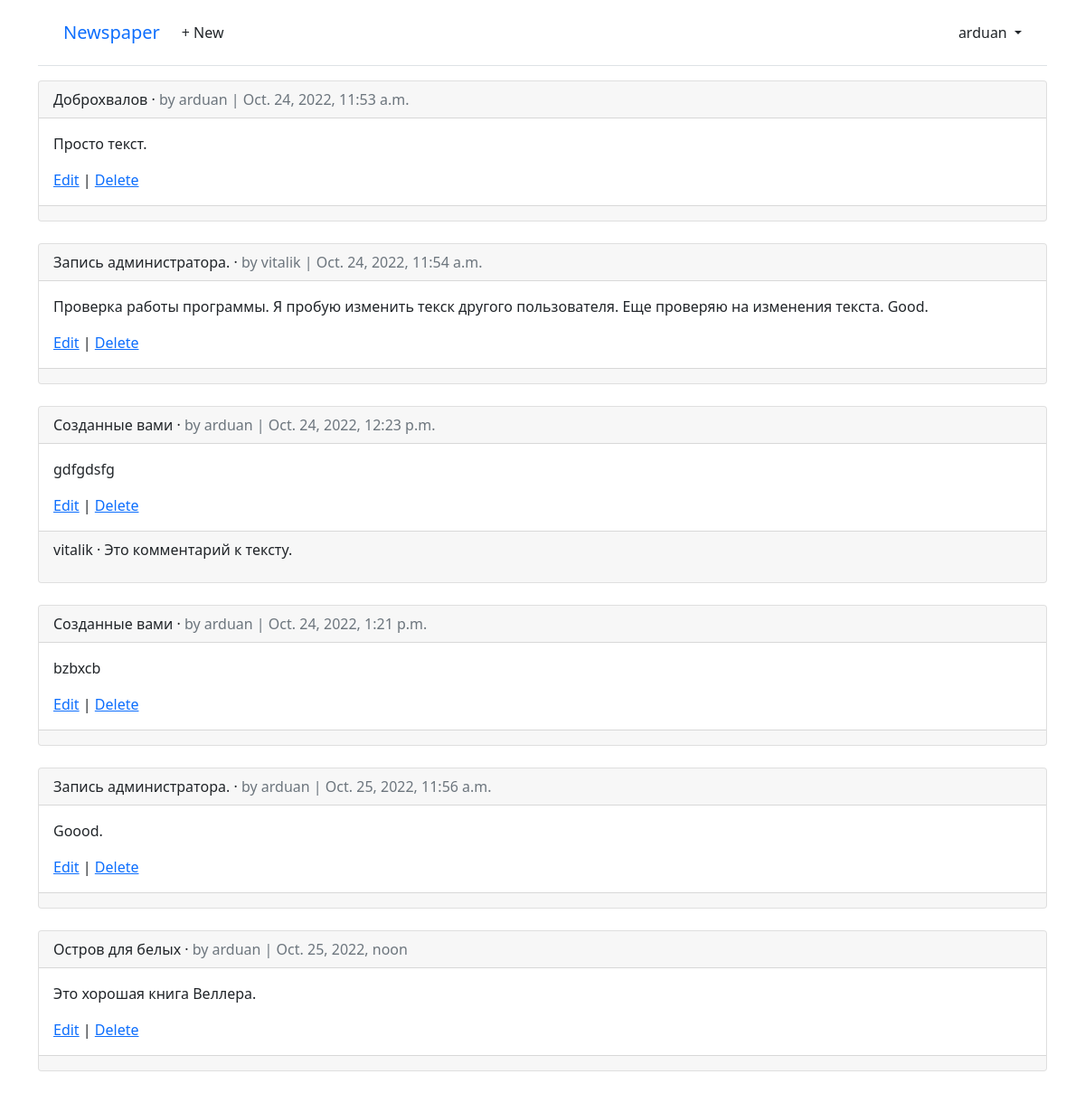
/articles/ (signed in), run on an earlier commit of the app's database.
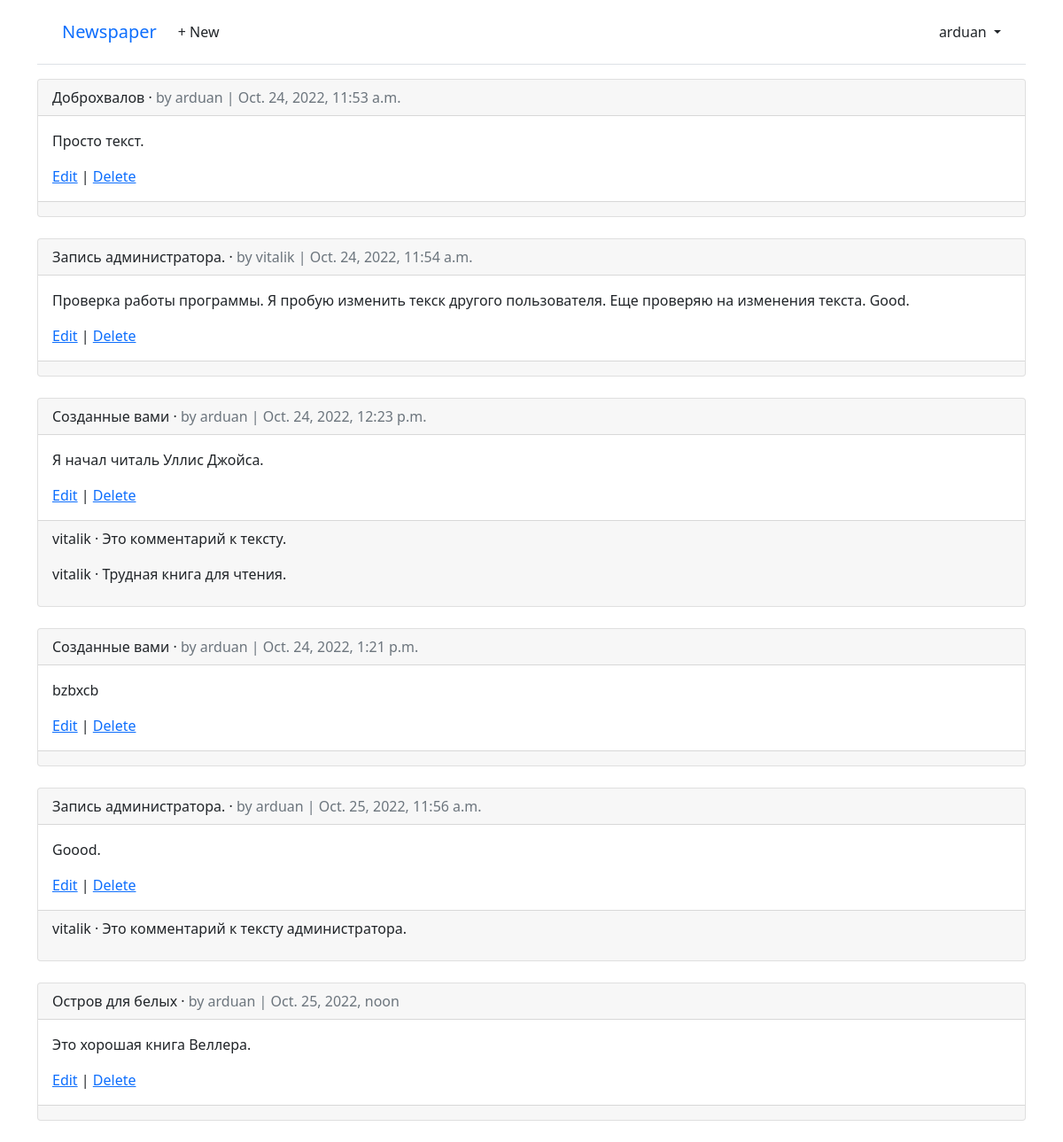
And on a later commit of the database.
### articles/models.py (models this page shows, shortened)
class Article(models.Model):
    title = models.CharField(max_length=255)
    body = models.TextField()
    date = models.DateTimeField(auto_now_add=True)
    author = models.ForeignKey(
        settings.AUTH_USER_MODEL,
        on_delete=models.CASCADE,
    )

class Comment(models.Model):  # new
    article = models.ForeignKey(Article, on_delete=models.CASCADE)
    comment = models.CharField(max_length=140)
    author = models.ForeignKey(
        settings.AUTH_USER_MODEL,
        on_delete=models.CASCADE,
    )
    def __str__(self):
        return self.comment

### users/models.py (models this page shows)
class CustomUser(AbstractUser):
    age = models.PositiveIntegerField(default=0)

### articles/views.py (the view)
# urls.py: path("", ArticleListView.as_view(), name="article_list"),
class ArticleListView(LoginRequiredMixin, ListView):
    model = models.Article
    template_name = 'article_list.html'
    login_url = 'login'

### templates/article_list.html (shortened to what this page needs)
{% extends "base.html" %}
{% block content %}
  {% for article in article_list %}
    <div class="card">
      <div class="card-header">
        <span class="font-weight-bold">{{ article.title }}</span> &middot;
        <span class="text-muted">by {{ article.author }} |
        {{ article.date }}</span>
      </div>
      <div class="card-body">
        <p>{{ article.body }}</p>
        <a href="{% url 'article_edit' article.pk %}">Edit</a> |
        <a href="{% url 'article_delete' article.pk %}">Delete</a>
      </div>
      <div class="card-footer">
        {% for comment in article.comment_set.all %}
          <p>
            <span class="font-weight-bold">
              {{ comment.author }} &middot;
            </span>
            {{ comment }}
          </p>
        {% endfor %}
      </div>
    </div>
    <br />
  {% endfor %}
{% endblock content %}

What changed in the data, as far as the page shows it:
changed Article: body "gdfgdsfg" → "Я начал читаль Уллис Джойса."
added Comment: author "vitalik", comment "Трудная книга для чтения.", shown under Article "Созданные вами"
added Comment: author "vitalik", comment "Это комментарий к тексту администратора.", shown under Article "Oct. 25, 2022, 11:56 a.m."
